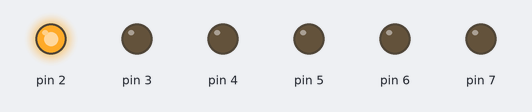
This sketch was run on a simulated Arduino Uno, built with avr-gcc and run on an emulated ATmega328P. On the bench: output pins drawn as LEDs (lit = HIGH).

Above: at 5.0 s.
At 15.0 s:
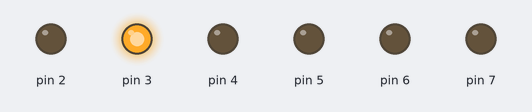
At 25.0 s:
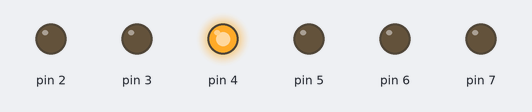
At 35.0 s:
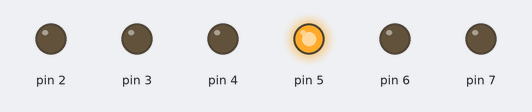
At 45.0 s:
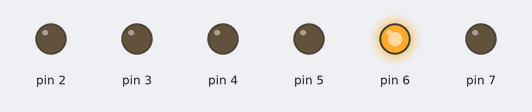
At 55.0 s:
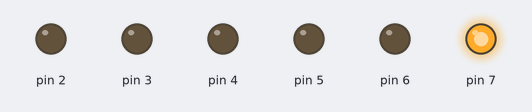
Timing chart, 0 to 78.0 s (numbered marks = the images above):
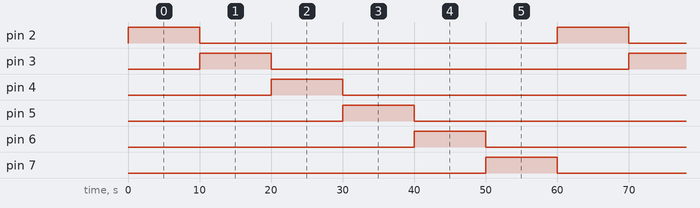

Measured:
- by itself, pin 2–7: alternates HIGH for 10.0 s and LOW for 50.0 s

The sketch:

HW10.ino
```cpp
void setup() {
  pinMode(2, OUTPUT);
  pinMode(3, OUTPUT);
  pinMode(4, OUTPUT);
  pinMode(5, OUTPUT);
  pinMode(6, OUTPUT);
  pinMode(7, OUTPUT);

}

void loop() {
  int p2v = (millis() / 10000) % 6+2;
  int p3v = (millis() / 10000) % 6+2;
  int p4v = (millis() / 10000) % 6+2;
  int p5v = (millis() / 10000) % 6+2;
  int p6v = (millis() / 10000) % 6+2;
  int p7v = (millis() / 10000) % 6+2;

  for (int i = 2; i <= 7; i++) {
    if (i == p2v || i == p3v || i == p4v || i == p5v || i == p6v || i == p7v) {
      digitalWrite(i, HIGH);
    } else {
      digitalWrite(i, LOW);
    }
  }
}
```
